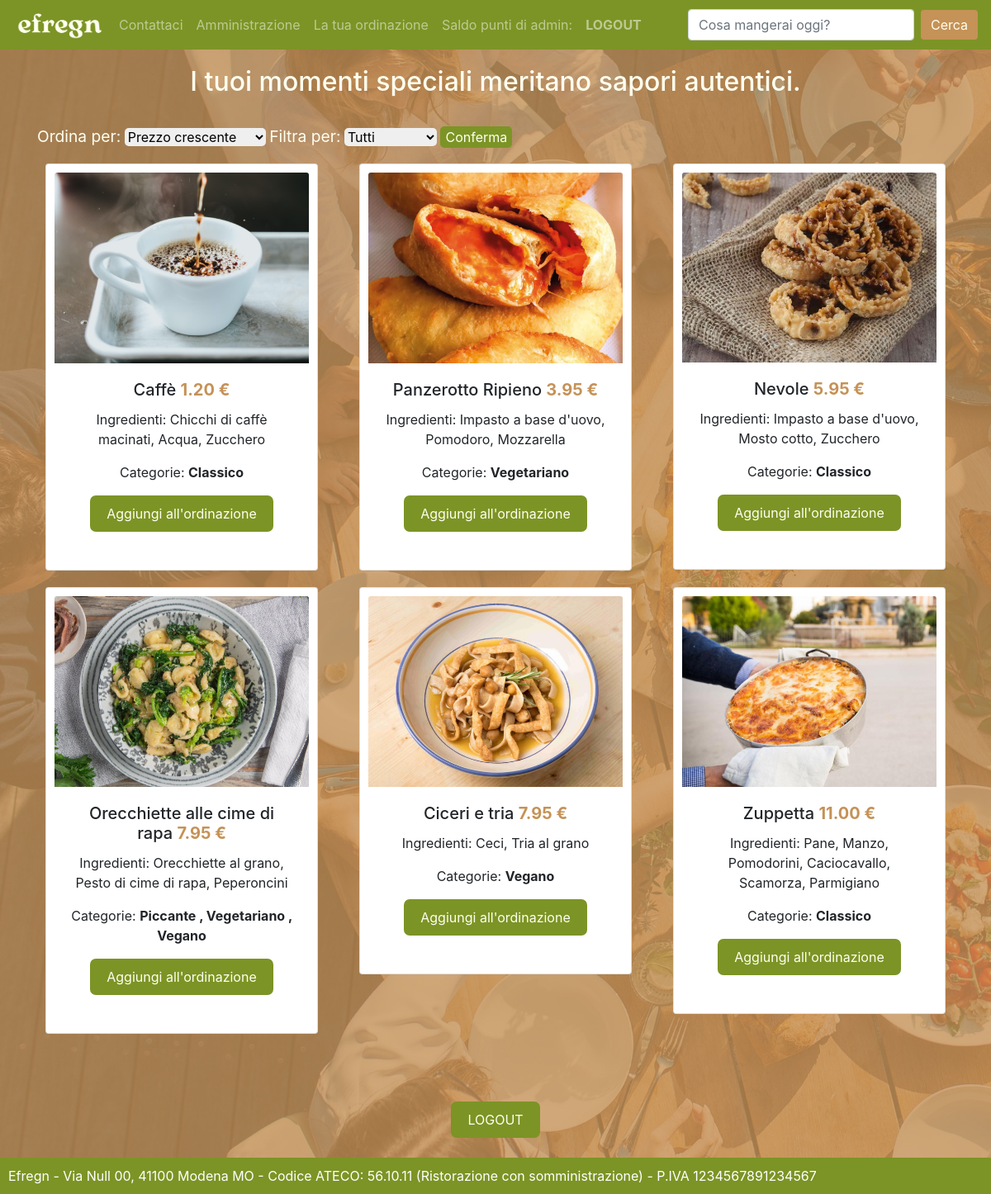
The app's page / (signed in) with its own data.
### accounts/models.py (models this page shows, shortened)
class Piatto(models.Model):
    nome = models.CharField(max_length=50)
    ingredienti = models.CharField(max_length=500, null=True, blank=True)
    prezzo = models.FloatField(null=True)
    categoria = models.ManyToManyField(Categoria)
    immagine = models.ImageField(upload_to='piatti/', null=True, blank=True)
    class Meta:
        verbose_name_plural = 'Piatti'

class Categoria(models.Model):
    nome = models.CharField(max_length=50)
    class Meta:
        verbose_name_plural = 'Categorie'

### accounts/views.py (the view)
# urls.py: path('', views.home, name='home'),
def home(request):
    ordine = request.GET.get('ordine', 'prezzo_asc')  # Ordina i piatti di default in prezzo crescente
    categoria = request.GET.get('categoria', 'Tutti')  # Filtra i piatti di default tutti
    categoria = categoria.capitalize()
    piatti = Piatto.objects.all()
    if categoria != 'Tutti':
        piatti = piatti.filter(categoria__nome=categoria)
    if ordine == 'prezzo_asc':
        piatti = piatti.order_by('prezzo')
    elif ordine == 'prezzo_desc':
        piatti = piatti.order_by('-prezzo')
    elif ordine == 'nome':
        piatti = piatti.order_by('nome')
    raccomandazioni = None
    categoria_piu_amata = None
    if request.user.is_authenticated:
        raccomandazioni, categoria_piu_amata = genera_raccomandazioni(request.user)
    return render(request, 'accounts/dashboard.html', {'piatti': piatti, 'raccomandazioni': raccomandazioni, 'categoria_piu_amata':categoria_piu_amata})

### accounts/views.py (called while the page is built)
def genera_raccomandazioni(utente):
    categorie_preferite = Ordinazione.objects.filter(utente=utente, completato=True).values_list('piatto__categoria__nome', flat=True)
    frequenza_categorie = {}
    for categoria in categorie_preferite:
        frequenza_categorie[categoria] = frequenza_categorie.get(categoria, 0) + 1
    categorie_ordinate = sorted(frequenza_categorie.items(), key=lambda x: x[1], reverse=True)
    categoria_piu_amata = None
    if categorie_ordinate:
        categoria_piu_amata = categorie_ordinate[0][0]
    raccomandazioni = Piatto.objects.filter(categoria__nome=categoria_piu_amata)
    return raccomandazioni, categoria_piu_amata

### accounts/templates/accounts/dashboard.html (shortened to what this page needs)
{% extends 'accounts/main.html' %}
{% load static %}
{% block content %}
<div style="text-align: center; padding: 20px; ">
        <h2>I tuoi momenti speciali meritano sapori autentici.</h2>
        <br>
        <div class="container">
            <div style="text-align: left;">
                <form method="get" id="ordinamento-filtraggio-piatti">
                    <label for="ordine" style="color: #FFFFF0; font-size: 1.2em;"> Ordina per: </label>
                    <select id="ordine" name="ordine" style="border-radius: 5px; border: none;">
                        <option value="prezzo_asc">Prezzo crescente</option>
                    </select>
                    <label for="categoria" style="color: #FFFFF0; font-size: 1.2em;"> Filtra per: </label>
                    <select id="categoria" name="categoria" style="border-radius: 5px; border: none;">
                        <option value="tutti">Tutti</option>
                    </select>
                    <input type="submit" value="Conferma" style="border-radius: 5px; background: #7c9425; color: #FFFFF0; border: none;">
                </form>
        </div>
            <div class="row">
                {% for piatto in piatti %}
                    <div class="col-md-4">
                        <div class="card rounded" style="margin: 10px; padding: 10px;">
                            {% if piatto.immagine %}
                                <img src="{{ piatto.immagine.url }}" class="card-img-top">
                            {% else %}
                                <img src="{% static 'images/no-immagine.jpg' %}" class="card-img-top">
                            {% endif %}
                            <div class="card-body">
                                <h5 class="card-title">{{ piatto.nome }} <b style="color: #c59257;">{{ piatto.prezzo|floatformat:2 }} €</b> </h5>
                                <p class="card-text">
                                    Ingredienti: {{ piatto.ingredienti }}
                                </p>
                                <p class="card-text">
                                    Categorie:
                                    <b>
                                        {% for categoria in piatto.categoria.all %}
                                            {{ categoria.nome }}
                                            {% if not forloop.last %}, {% endif %}
                                        {% endfor %}
                                    </b>
                                </p>
                                {% if user.is_authenticated %}
                                <p style="text-align: center">
                                    <form method="POST" action="{% url 'aggiungi_al_carrello' piatto.id %}">
                                        <button type="submit" class="orderpiattobutton">Aggiungi all'ordinazione</button>
                                    </form>
                                </p>
                                {% endif %}
                            </div>
                        </div>
                    </div>
                {% endfor %}
            </div>
            <br>
        </div>
    <br>
    <br>
    {% if user.is_authenticated %}
        <div>
            <a href="/logout/" class="loginbutton">LOGOUT </a>
        </div>
    {% endif %}
</div>
<br>
<br>
<div style="position: relative;">
    {% endblock %}

### accounts/templates/accounts/navbar.html (shortened to what this page needs)
{% load static %}
<nav class="navbar navbar-expand-lg navbar-dark" style="background-color:#7c9425;">
  <a href="/">
    <img src="{% static 'images/logo.png' %}" style="width: 10vw; min-width: 10px;">
  </a>
    <div class="collapse navbar-collapse" id="navbarSupportedContent">
      <ul class="navbar-nav mr-auto">
        <li class="nav-item">
          <a class="nav-link" href="mailto:ciao@efregn.com">Contattaci</a>
        </li>
        {% if request.user.is_authenticated %}
          <li class="nav-item">
            <a class="nav-link" href="/amministrazione/">Amministrazione</a>
          </li>
          <li class="nav-item">
            <a class="nav-link" href="/ordinazione/">La tua ordinazione</a>
          </li>
          <li class="nav-item">
            <span class="nav-link">Saldo punti di {{ request.user.username }}: {{ request.user.utente.saldo_punti }}</span>
          </li>
          <li class="nav-item">
            <a class="nav-link" href="/logout"> <b> LOGOUT </b> </a>
          </li>
        {% endif %}
      </ul>
      <form class="form-inline my-2 my-lg-0" method="get" action="{% url 'cerca_piatto' %}">
        <input class="form-control mr-sm-2" type="search" placeholder="Cosa mangerai oggi?" aria-label="Search" name="q">
        <button class="btn btn-outline-success my-2 my-sm-0" type="submit">Cerca</button>
      </form>
    </div>
</nav>

### static/css/main.css (style rules this page uses)
body { background-color: #C59257; }
h2 { color: #FFFFF0; }
.loginbutton { display: inline-block; background-color: #7c9425; color: #FFFFF0; padding: 10px 20px; text-decoration: none; border: none; border-radius: 7px; transition: background-color 0.3s, color 0.3s; }
.orderpiattobutton { display: inline-block; background-color: #7c9425; color: #FFFFF0; padding: 10px 20px; text-decoration: none; border: none; border-radius: 7px; transition: background-color 0.3s, color 0.3s; }
.btn.btn-outline-success.my-2.my-sm-0 { background-color: #C59257; color: #FFFFF0; border: none; }

### records on screen
Piatto: immagine (picture), nome "Caffè", prezzo "1.20", ingredienti "Chicchi di caffè macinati, Acqua, Zucchero"
Categoria: nome "Classico"
Piatto: immagine (picture), nome "Panzerotto Ripieno", prezzo "3.95", ingredienti "Impasto a base d'uovo, Pomodoro, Mozzarella"
Categoria: nome "Vegetariano"
Piatto: immagine (picture), nome "Nevole", prezzo "5.95", ingredienti "Impasto a base d'uovo, Mosto cotto, Zucchero"
Piatto: immagine (picture), nome "Orecchiette alle cime di rapa", prezzo "7.95", ingredienti "Orecchiette al grano, Pesto di cime di rapa, Peperoncini"
Categoria: nome "Piccante"
Categoria: nome "Vegano"
Piatto: immagine (picture), nome "Ciceri e tria", prezzo "7.95", ingredienti "Ceci, Tria al grano"
Piatto: immagine (picture), nome "Zuppetta", prezzo "11.00", ingredienti "Pane, Manzo, Pomodorini, Caciocavallo, Scamorza, Parmigiano"

### other values on screen
{{ request.user.username }} "admin"
